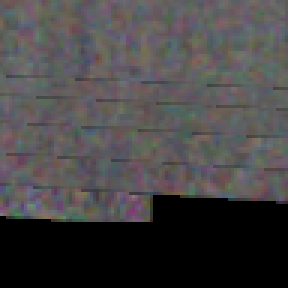
#> input picture data/patches/candidates/CameraMosaic_D1_Node2_L6_0000.png, 96 x 96 px (shown 3 times larger)
$ python make_patches.py --image ../data/patches/candidates/CameraMosaic_D1_Node2_L6_0000.png
#> lines starting #> are read from the running program, lines starting #| are printed output that depends on the picture; after the words box and inside, x2 and y2 are one past the last pixel; in counts of white or black regions, pixels touching at a corner belong together
### src/ops.py
import cv2
import numpy as np
from pathlib import Path

def read_any_image_both(path: str):
    """Return (bgr, gray8). Works for 16-bit TIFFs too."""
    bgr = cv2.imread(str(Path(path)), cv2.IMREAD_UNCHANGED)
#> bgr is the input picture: shape (96, 96, 3); mean B, G, R 69.3, 68.5, 70.8
    if bgr is None:
        raise FileNotFoundError(f"Could not read {path}")

    # If grayscale single-channel, synthesize BGR for drawing overlays
    if bgr.ndim == 2:
        gray = bgr
        if gray.dtype != np.uint8:
            gray = cv2.normalize(gray, None, 0, 255, cv2.NORM_MINMAX).astype(np.uint8)
        bgr_for_overlay = cv2.cvtColor(gray, cv2.COLOR_GRAY2BGR)
        return bgr_for_overlay, gray

    # If multi-channel, ensure we have an 8-bit gray for processing
    if bgr.dtype != np.uint8:
        tmp = cv2.cvtColor(bgr, cv2.COLOR_BGR2GRAY)
        gray = cv2.normalize(tmp, None, 0, 255, cv2.NORM_MINMAX).astype(np.uint8)
        bgr8 = cv2.normalize(bgr, None, 0, 255, cv2.NORM_MINMAX).astype(np.uint8)
        return bgr8, gray
    else:
        gray = cv2.cvtColor(bgr, cv2.COLOR_BGR2GRAY)
        return bgr, gray

def color_outlier_mask(bgr: np.ndarray, purple_only: bool = True):
    """
    Returns a binary mask (255=colored object) for likely 'fish/debris' regions.
    Strategy: high saturation (S) + optional purple/magenta hue range.
    """
    hsv = cv2.cvtColor(bgr, cv2.COLOR_BGR2HSV)

    # Thresholds you can tweak:
    # Saturation: > 50 (on 0..255 scale) means colored. Raise/lower as needed.
    s_min = 50
    v_min = 30  # avoid counting very dark noise

    if purple_only:
        # OpenCV H is 0..180. Purples/magentas are roughly 120..170.
        lower = np.array([120, s_min, v_min], dtype=np.uint8)
        upper = np.array([170, 255, 255], dtype=np.uint8)
        mask = cv2.inRange(hsv, lower, upper)
    else:
        # Any strongly colored pixel (not gray/brown)
        h, s, v = cv2.split(hsv)
        mask = (s > s_min) & (v > v_min)
        mask = mask.astype(np.uint8) * 255

    # Clean up: remove specks, fill small holes
    mask = cv2.morphologyEx(mask, cv2.MORPH_OPEN, np.ones((5,5), np.uint8), iterations=1)
    mask = cv2.morphologyEx(mask, cv2.MORPH_CLOSE, np.ones((9,9), np.uint8), iterations=1)
    return mask

# [13 lines left out: function count_connected_components, not called in this run]

def enhance_contrast(gray: np.ndarray):
    clahe = cv2.createCLAHE(clipLimit=2.0, tileGridSize=(8,8))
    return clahe.apply(gray)
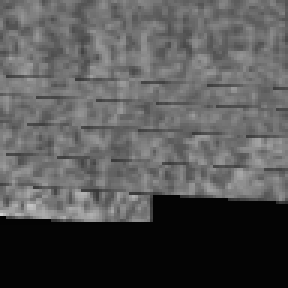
#> returned value: shape (96, 96) (shown 3 times larger); min 3, max 207, mean 84.6

def make_mask(enhanced: np.ndarray, invert=False):
#> called with invert = False
    blurred = cv2.GaussianBlur(enhanced, (5,5), 0)
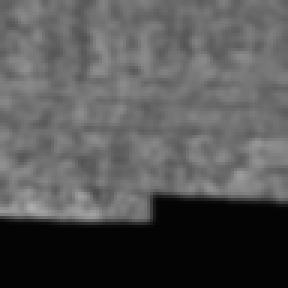
#> blurred: shape (96, 96) (shown 3 times larger); min 4, max 174, mean 84.6
    mask = cv2.adaptiveThreshold(
        blurred, 255,
        cv2.ADAPTIVE_THRESH_GAUSSIAN_C,
        cv2.THRESH_BINARY if not invert else cv2.THRESH_BINARY_INV,
        31, -5
    )
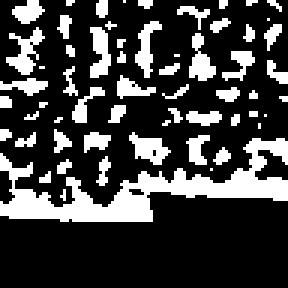
#> mask: shape (96, 96) (shown 3 times larger); 24.8% white; 60 white regions (33 under 20 px), largest, box (x1, y1, x2, y2) and area: (0, 46, 96, 74) 913, (2, 9, 15, 25) 90, (43, 44, 57, 55) 82
    mask = cv2.morphologyEx(mask, cv2.MORPH_OPEN, np.ones((3,3), np.uint8), iterations=1)
#> mask: shape (96, 96); 19.1% white; 38 white regions (17 under 20 px), largest, box (x1, y1, x2, y2) and area: (0, 63, 51, 74) 395, (46, 52, 96, 67) 347, (30, 9, 37, 26) 78
    mask = cv2.morphologyEx(mask, cv2.MORPH_CLOSE, np.ones((5,5), np.uint8), iterations=1)
#> mask: shape (96, 96); 22% white; 21 white regions (10 under 20 px), largest, box (x1, y1, x2, y2) and area: (0, 46, 96, 74) 1118, (3, 0, 15, 31) 192, (30, 0, 37, 32) 143
#> in color_outlier_mask, `hsv = cv2.cvtColor(bgr, cv2.COLOR_BGR2HSV)`: hsv: shape (96, 96, 3); mean H, S, V 65.3, 23.8, 74.4
#> in color_outlier_mask, `mask = cv2.inRange(hsv, lower, upper)`:
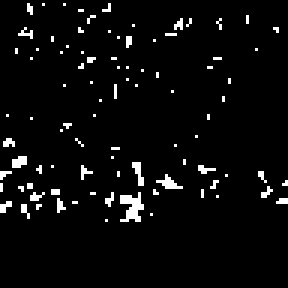
#> mask: shape (96, 96) (shown 3 times larger); 4.1% white in thin lines or dots, all inside (x1, y1, x2, y2) = (0, 1, 96, 74)
#> in color_outlier_mask, `mask = cv2.morphologyEx(mask, cv2.MORPH_OPEN, np.ones((5,5), np.uint8)..`: mask: shape (96, 96); every value is 0
    return mask

def detect_blobs(mask: np.ndarray, bright_blobs=True, min_area=30, max_area=5000, min_circ=0.4):
    p = cv2.SimpleBlobDetector_Params()
    p.filterByArea = True;        p.minArea = float(min_area); p.maxArea = float(max_area)
    p.filterByCircularity = True; p.minCircularity = float(min_circ)
    p.filterByConvexity = False;  p.filterByInertia = False
    p.filterByColor = True;       p.blobColor = 255 if bright_blobs else 0
    return cv2.SimpleBlobDetector_create(p).detect(mask)

# [9 lines left out: function draw_keypoints, not called in this run]

### src/make_patches.py
#crops & balances datasets
# src/make_patches.py
import cv2, os
from pathlib import Path
import numpy as np
from ops import read_any_image_both, enhance_contrast, make_mask, detect_blobs, color_outlier_mask

def save_crop(img, cx, cy, size, out_dir, stem, idx):
    h, w = img.shape[:2]
    r = size // 2
    x1, y1 = max(0, cx - r), max(0, cy - r)
    x2, y2 = min(w, cx + r), min(h, cy + r)
    crop = img[y1:y2, x1:x2]
    if crop.shape[0] < size or crop.shape[1] < size:
        pad = np.zeros((size, size, 3), dtype=img.dtype)
        pad[:crop.shape[0], :crop.shape[1]] = crop
        crop = pad
    out_dir.mkdir(parents=True, exist_ok=True)
    cv2.imwrite(str(out_dir / f"{stem}_{idx:04d}.png"), crop)

def main():
    import argparse
    ap = argparse.ArgumentParser()
    ap.add_argument("--image", required=True)
    ap.add_argument("--out", default="data/patches/candidates")
    ap.add_argument("--size", type=int, default=96)
    ap.add_argument("--invert", action="store_true")
    args = ap.parse_args()

    bgr, gray = read_any_image_both(args.image)
    enhanced = enhance_contrast(gray)
    mask = make_mask(enhanced, invert=args.invert)

    # optional: remove colored fauna
    fish = color_outlier_mask(bgr, purple_only=True)
    mask = cv2.bitwise_and(mask, cv2.bitwise_not(fish))

    kps = detect_blobs(mask, bright_blobs=not args.invert)
#> kps = 2 keypoints; (x, y, size): (67, 20, 10.1), (68, 39, 6.8)
    out_dir = Path(args.out)

    for i, k in enumerate(kps):
        cx, cy = int(k.pt[0]), int(k.pt[1])
        save_crop(bgr, cx, cy, args.size, out_dir, Path(args.image).stem, i)
#> this loop made 2 passes
#> (k, cx, cy, h in save_crop, w in save_crop, r in save_crop, x1 in save_crop, y1 in save_crop) on passes 1 to 2: (keypoint at (67.6, 38.7), size 6.8, 67, 38, 96, 96, 48, 19, 0), (keypoint at (66.5, 20.1), size 10.1, 66, 20, 96, 96, 48, 18, 0)
#> pass 1, in save_crop, `crop = img[y1:y2, x1:x2]`:
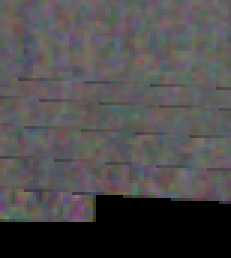
#> crop: shape (86, 77, 3) (shown 3 times larger); mean B, G, R 76.1, 75.5, 78
#> pass 1, in save_crop, `crop = pad`:
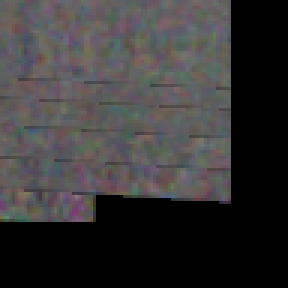
#> crop: shape (96, 96, 3) (shown 3 times larger); mean of channels 0, 1, 2 54.7, 54.2, 56; drawn as B, G, R
#> pass 2, in save_crop (call 2), `crop = pad`:
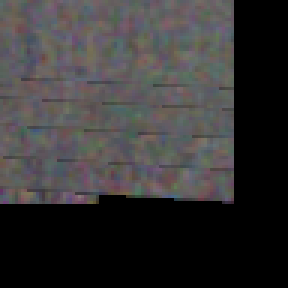
#> crop: shape (96, 96, 3) (shown 3 times larger); mean of channels 0, 1, 2 53.5, 53.1, 54.8; drawn as B, G, R

if __name__ == "__main__":
    main()

$ run again, on data/patches/candidates/CameraMosaic_D1_Node2_L6_0003.png
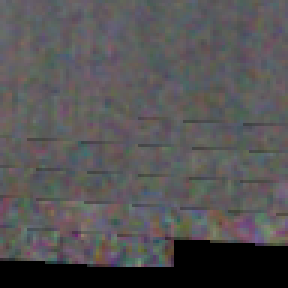
#> input picture data/patches/candidates/CameraMosaic_D1_Node2_L6_0003.png, 96 x 96 px (shown 3 times larger)
#> in read_any_image_both, bgr is the input picture: shape (96, 96, 3); mean B, G, R 83.8, 83, 84.6
#> hsv: shape (96, 96, 3); mean H, S, V 80.1, 27.8, 89.4
#> in color_outlier_mask, `mask = cv2.inRange(hsv, lower, upper)`:
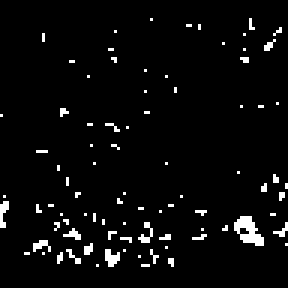
#> mask: shape (96, 96) (shown 3 times larger); 3.9% white in thin lines or dots, all inside (x1, y1, x2, y2) = (0, 6, 96, 89)
#> kps = 2 keypoints; (x, y, size): (48, 49, 10.2), (56, 13, 7.2)
#> the loop in main, `for i, k in enumerate(kps):` made 2 passes
#> (k, cx, cy, h in save_crop, w in save_crop, r in save_crop, x1 in save_crop, y1 in save_crop) on passes 1 to 2: (keypoint at (48, 49.5), size 10.2, 48, 49, 96, 96, 48, 0, 1), (keypoint at (56.3, 12.7), size 7.2, 56, 12, 96, 96, 48, 8, 0)
#> pass 2, in save_crop (call 2), `crop = pad`:
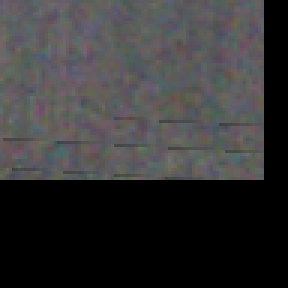
#> crop: shape (96, 96, 3) (shown 3 times larger); mean of channels 0, 1, 2 54, 53.3, 53.8; drawn as B, G, R

$ run again, on data/patches/candidates/CameraMosaic_D1_Node2_L6_0005.png
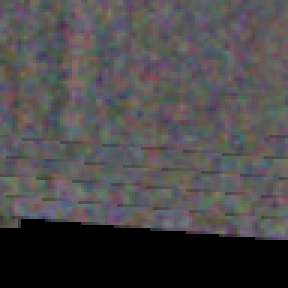
#> input picture data/patches/candidates/CameraMosaic_D1_Node2_L6_0005.png, 96 x 96 px (shown 3 times larger)
#> in read_any_image_both, bgr is the input picture: shape (96, 96, 3); mean B, G, R 74.4, 73.2, 75.6
#> hsv: shape (96, 96, 3); mean H, S, V 71.9, 31, 80.8
#> in color_outlier_mask, `mask = cv2.inRange(hsv, lower, upper)`:
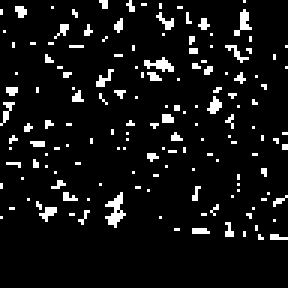
#> mask: shape (96, 96) (shown 3 times larger); 7.3% white in thin lines or dots, all inside (x1, y1, x2, y2) = (0, 0, 96, 80)
#> kps = 2 keypoints; (x, y, size): (52, 4, 9.5), (46, 30, 8.5)
#> the loop in main, `for i, k in enumerate(kps):` made 2 passes
#> (k, cx, cy, h in save_crop, w in save_crop, r in save_crop, x1 in save_crop, y1 in save_crop) on passes 1 to 2: (keypoint at (45.8, 29.7), size 8.5, 45, 29, 96, 96, 48, 0, 0), (keypoint at (51.9, 4.2), size 9.5, 51, 4, 96, 96, 48, 3, 0)
#> pass 2, in save_crop (call 2), `crop = pad`:
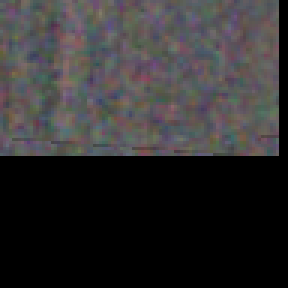
#> crop: shape (96, 96, 3) (shown 3 times larger); mean of channels 0, 1, 2 48.4, 47.6, 49.4; drawn as B, G, R
